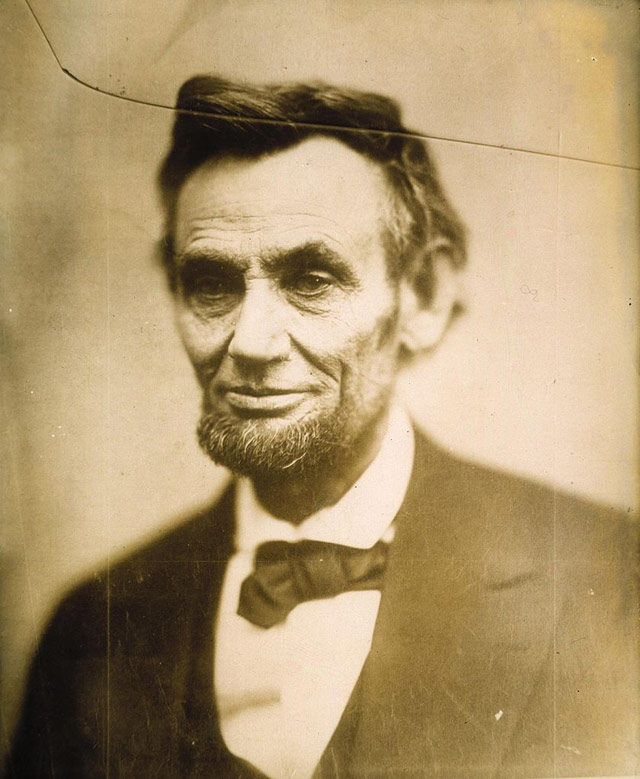
#> input picture images/abraham.jpg, 640 x 779 px
$ jupyter execute --allow-errors photo_editor.ipynb   (shell and % lines are left out)
#> lines starting #> are read from the running program, lines starting #| are printed output that depends on the picture; after the words box and inside, x2 and y2 are one past the last pixel; in counts of white or black regions, pixels touching at a corner belong together
[cell 1]
import cv2
import numpy as np
import matplotlib.pyplot as plt

[cell 2]
#Load the damaged photo
img = cv2.imread("./images/abraham.jpg")
#> img is the input picture: shape (779, 640, 3); mean B, G, R 110.9, 150.5, 173.5
cv2.imshow("Real",img)

# Pic with damaged areas being marked
marked = cv2.imread("./images/mask.jpg",0)
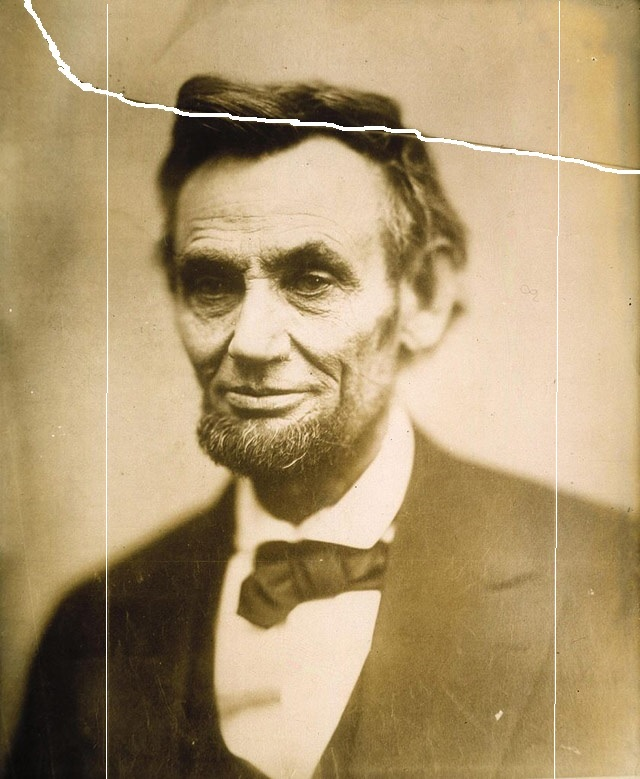
#> input picture images/mask.jpg, 640 x 779 px
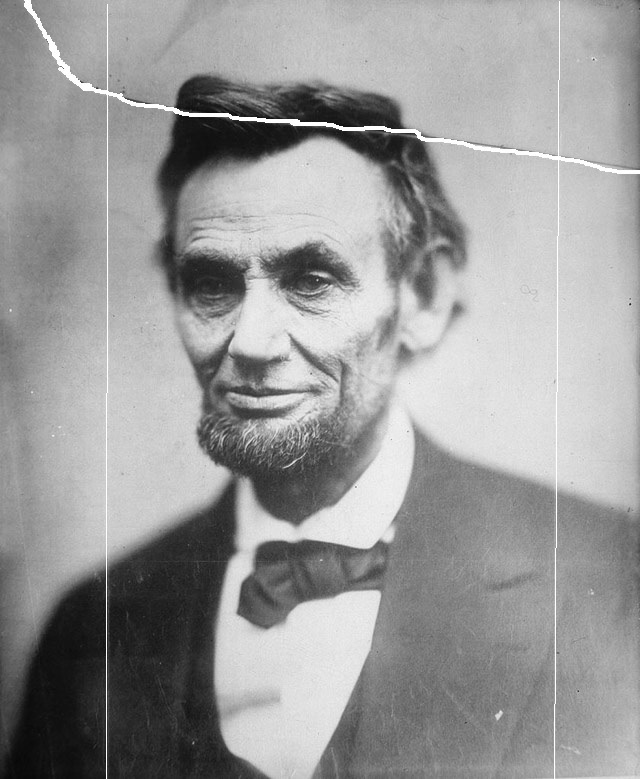
#> marked: shape (779, 640); min 7, max 255, mean 153.9
# cv2.imshow("Marked",marked)

#Mask out all colors of the image that are not white to black
_, thresh = cv2.threshold(marked,254,255,cv2.THRESH_BINARY)
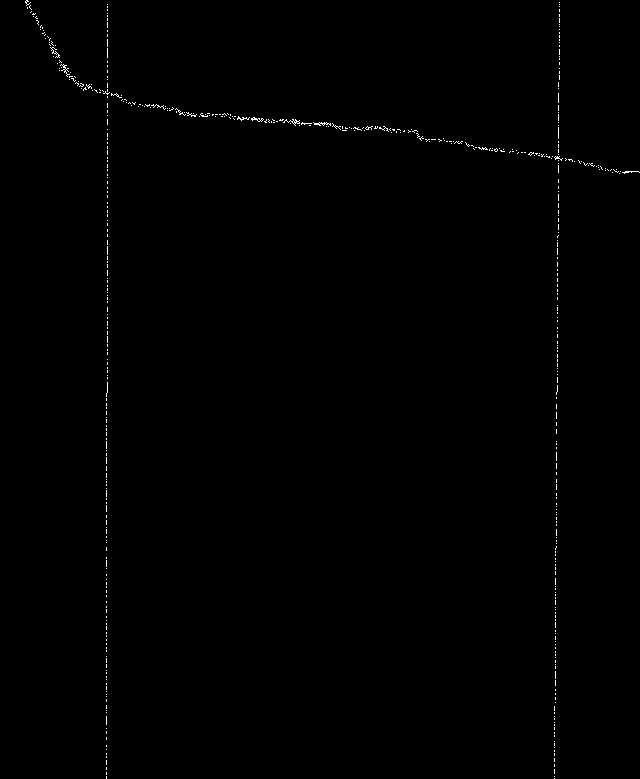
#> thresh: shape (779, 640); 0.37% white in thin lines or dots
# cv2.imshow("Thresh",thresh)

#Dilate the marks in thresh
kernel = np.ones((7,7),np.uint8)
dil = cv2.dilate(thresh,kernel, iterations = 2)
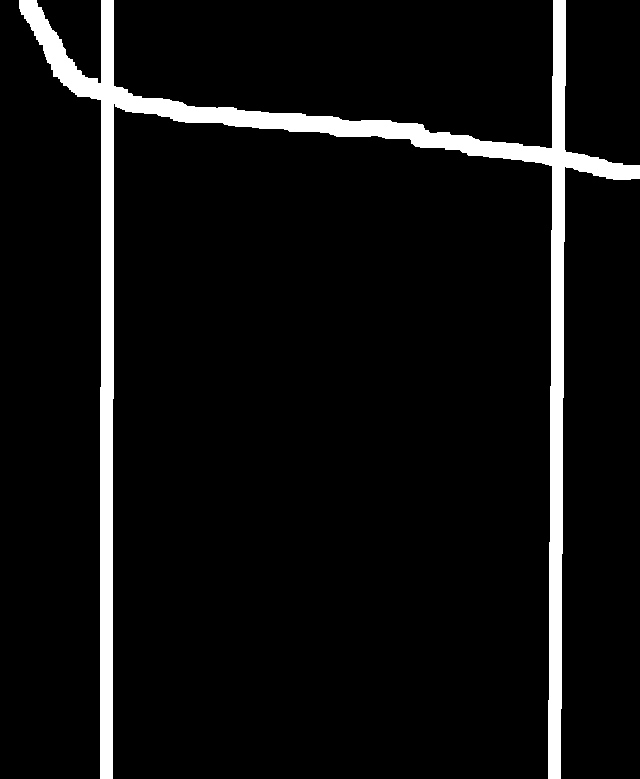
#> dil: shape (779, 640); 6.3% white; 1 white region, box (x1, y1, x2, y2) and area: (19, 0, 640, 779) 31611
cv2.imshow("Dilated",dil)

#> (the rest of this cell did not finish here and is left out)
